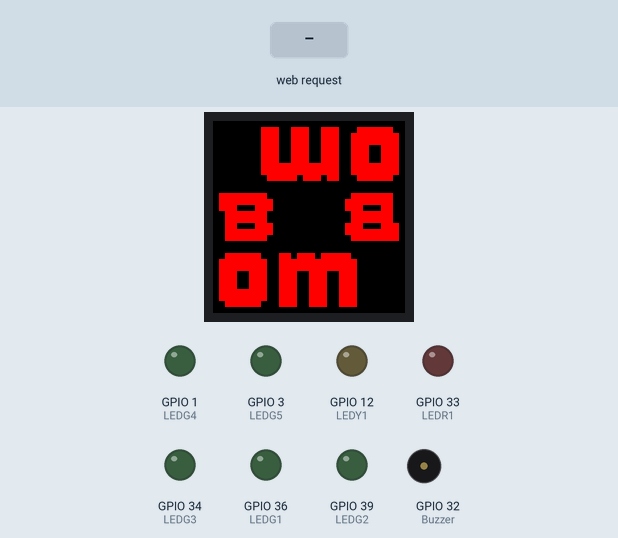
Simulated run of this sketch. Board: ESP32. Shown: 32×32 colour display, output pins drawn as LEDs (lit = HIGH), buzzer (waves = sounding, pin HIGH). Inputs (shaded band) come from the test bench. What the sketch prints to the serial monitor is not drawn.

Above: at 2.0 s.
2.1 s: HTTP request GET /26/on received
At 3.0 s:
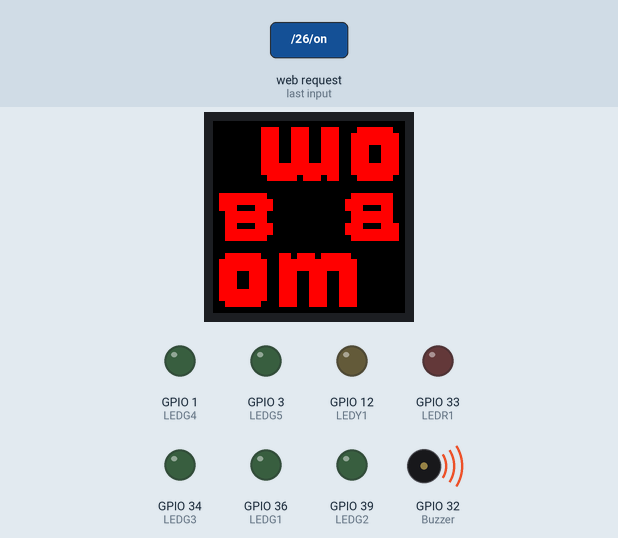
3.6 s: HTTP request GET /27/on received
At 4.2 s:
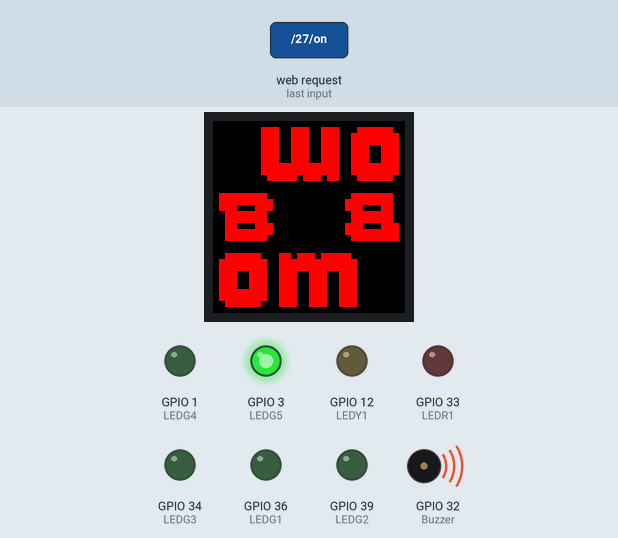
5.1 s: HTTP request GET /26/off received
At 6.3 s:
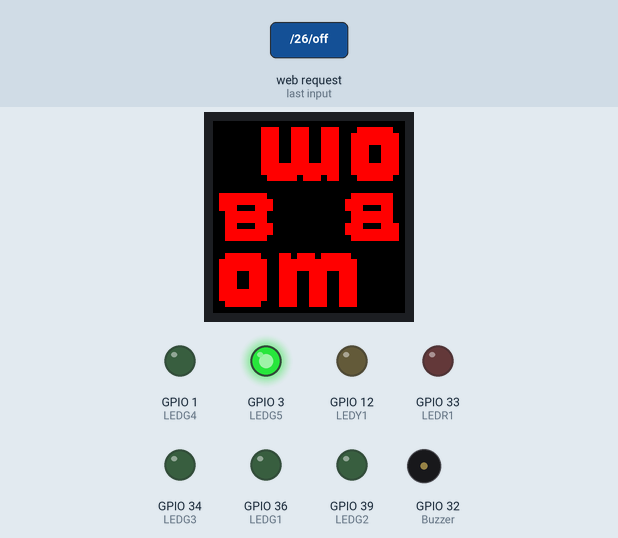
6.6 s: HTTP request GET /27/off received
At 7.7 s:
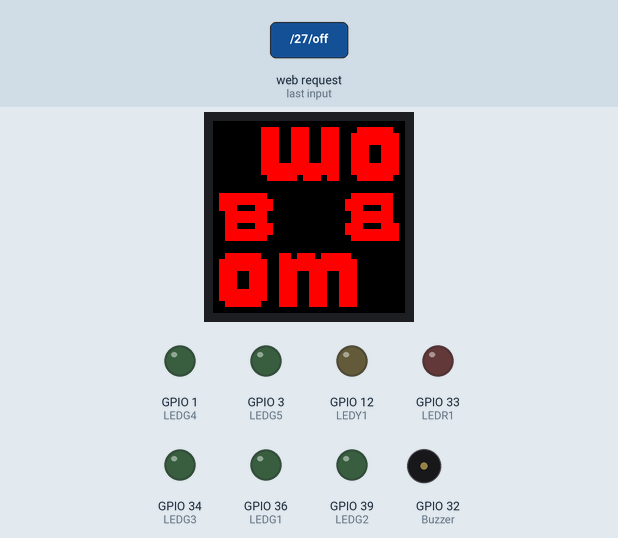
Timing chart, 0 to 9.1 s (numbered marks = the images above; inputs shaded):
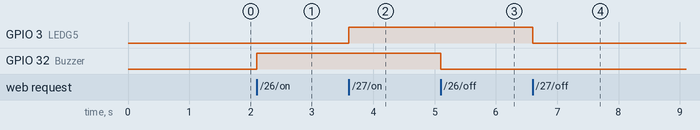

Measured:
- after the input at 2.1 s, GPIO 32 (Buzzer): LOW → HIGH at once
- after the input at 3.6 s, GPIO 3 (LEDG5): LOW → HIGH at once
- after the input at 5.1 s, GPIO 32 (Buzzer): HIGH → LOW at once
- after the input at 6.6 s, GPIO 3 (LEDG5): HIGH → LOW at once

The sketch:

BOM_WebServer_ClipOnV0.1.ino
```cpp
/*********
  Rui Santos
  Complete project details at https://randomnerdtutorials.com
*********/

// Load Wi-Fi library
#include <WiFi.h>

// BOM panel includes and defns
#include <Ticker.h>
#include <PxMatrix.h>

Ticker display_ticker;

#define P_LAT 2
#define P_A 17
#define P_B 16
#define P_C 4
//#define P_D 5 // 5
#define P_OE 15

#define LEDG1 36
#define LEDG2 39
#define LEDG3 34
#define LEDG4 1
#define LEDG5 3

#define LEDR1 33
#define LEDY1 12

#define Buzzer 32

PxMATRIX display(32, 32, P_LAT, P_OE,P_A,P_B,P_C); // changed from default

uint16_t static image[] = {
0x0000, 0x0000, 0x0000, 0x0000, 0x0000, 0x0000, 0x0000, 0x0000, 0x0000, 0x0000, 0x0000, 0x0000, 0x0000, 0x0000, 0x0000, 0x0000,     // 0x0010 (16) pixels
    0x0000, 0x0000, 0x0000, 0x0000, 0x0000, 0x0000, 0x0000, 0x0000, 0x0000, 0x0000, 0x0000, 0x0000, 0x0000, 0x0000, 0x0000, 0x0000, // 0x0020 (32) pixels
    0x0000, 0x0000, 0x0000, 0x0000, 0x0000, 0x0000, 0x0000, 0x0000, 0xF800, 0xF800, 0xF800, 0x0000, 0x0000, 0xF800, 0xF800, 0xF800, // 0x0030 (48) pixels
    0x0000, 0x0000, 0xF800, 0xF800, 0xF800, 0x0000, 0x0000, 0x0000, 0xF800, 0xF800, 0xF800, 0xF800, 0xF800, 0xF800, 0x0000, 0x0000, // 0x0040 (64) pixels
    0x0000, 0x0000, 0x0000, 0x0000, 0x0000, 0x0000, 0x0000, 0x0000, 0xF800, 0xF800, 0xF800, 0x0000, 0x0000, 0xF800, 0xF800, 0xF800, // 0x0050 (80) pixels
    0x0000, 0x0000, 0xF800, 0xF800, 0xF800, 0x0000, 0x0000, 0xF800, 0xF800, 0xF800, 0xF800, 0xF800, 0xF800, 0xF800, 0xF800, 0x0000, // 0x0060 (96) pixels
    0x0000, 0x0000, 0x0000, 0x0000, 0x0000, 0x0000, 0x0000, 0x0000, 0xF800, 0xF800, 0xF800, 0x0000, 0x0000, 0xF800, 0xF800, 0xF800, // 0x0070 (112) pixels
    0x0000, 0x0000, 0xF800, 0xF800, 0xF800, 0x0000, 0x0000, 0xF800, 0xF800, 0xF800, 0xF800, 0xF800, 0xF800, 0xF800, 0xF800, 0x0000, // 0x0080 (128) pixels
    0x0000, 0x0000, 0x0000, 0x0000, 0x0000, 0x0000, 0x0000, 0x0000, 0xF800, 0xF800, 0xF800, 0x0000, 0x0000, 0xF800, 0xF800, 0xF800, // 0x0090 (144) pixels
    0x0000, 0x0000, 0xF800, 0xF800, 0xF800, 0x0000, 0x0000, 0xF800, 0xF800, 0xF800, 0x0000, 0x0000, 0xF800, 0xF800, 0xF800, 0x0000, // 0x00A0 (160) pixels
    0x0000, 0x0000, 0x0000, 0x0000, 0x0000, 0x0000, 0x0000, 0x0000, 0xF800, 0xF800, 0xF800, 0x0000, 0x0000, 0xF800, 0xF800, 0xF800, // 0x00B0 (176) pixels
    0x0000, 0x0000, 0xF800, 0xF800, 0xF800, 0x0000, 0x0000, 0xF800, 0xF800, 0xF800, 0x0000, 0x0000, 0xF800, 0xF800, 0xF800, 0x0000, // 0x00C0 (192) pixels
    0x0000, 0x0000, 0x0000, 0x0000, 0x0000, 0x0000, 0x0000, 0x0000, 0xF800, 0xF800, 0xF800, 0x0000, 0x0000, 0xF800, 0xF800, 0xF800, // 0x00D0 (208) pixels
    0x0000, 0x0000, 0xF800, 0xF800, 0xF800, 0x0000, 0x0000, 0xF800, 0xF800, 0xF800, 0x0000, 0x0000, 0xF800, 0xF800, 0xF800, 0x0000, // 0x00E0 (224) pixels
    0x0000, 0x0000, 0x0000, 0x0000, 0x0000, 0x0000, 0x0000, 0x0000, 0xF800, 0xF800, 0xF800, 0xF800, 0xF800, 0xF800, 0xF800, 0xF800, // 0x00F0 (240) pixels
    0xF800, 0xF800, 0xF800, 0xF800, 0xF800, 0x0000, 0x0000, 0xF800, 0xF800, 0xF800, 0xF800, 0xF800, 0xF800, 0xF800, 0xF800, 0x0000, // 0x0100 (256) pixels
    0x0000, 0x0000, 0x0000, 0x0000, 0x0000, 0x0000, 0x0000, 0x0000, 0xF800, 0xF800, 0xF800, 0xF800, 0xF800, 0xF800, 0xF800, 0xF800, // 0x0110 (272) pixels
    0xF800, 0xF800, 0xF800, 0xF800, 0xF800, 0x0000, 0x0000, 0xF800, 0xF800, 0xF800, 0xF800, 0xF800, 0xF800, 0xF800, 0xF800, 0x0000, // 0x0120 (288) pixels
    0x0000, 0x0000, 0x0000, 0x0000, 0x0000, 0x0000, 0x0000, 0x0000, 0x0000, 0xF800, 0xF800, 0xF800, 0xF800, 0xF800, 0x0000, 0xF800, // 0x0130 (304) pixels
    0xF800, 0xF800, 0x0000, 0xF800, 0xF800, 0x0000, 0x0000, 0x0000, 0xF800, 0xF800, 0xF800, 0xF800, 0xF800, 0xF800, 0x0000, 0x0000, // 0x0140 (320) pixels
    0x0000, 0x0000, 0x0000, 0x0000, 0x0000, 0x0000, 0x0000, 0x0000, 0x0000, 0x0000, 0x0000, 0x0000, 0x0000, 0x0000, 0x0000, 0x0000, // 0x0150 (336) pixels
    0x0000, 0x0000, 0x0000, 0x0000, 0x0000, 0x0000, 0x0000, 0x0000, 0x0000, 0x0000, 0x0000, 0x0000, 0x0000, 0x0000, 0x0000, 0x0000, // 0x0160 (352) pixels
    0x0000, 0x0000, 0x0000, 0x0000, 0x0000, 0x0000, 0x0000, 0x0000, 0x0000, 0x0000, 0x0000, 0x0000, 0x0000, 0x0000, 0x0000, 0x0000, // 0x0170 (368) pixels
    0x0000, 0x0000, 0x0000, 0x0000, 0x0000, 0x0000, 0x0000, 0x0000, 0x0000, 0x0000, 0x0000, 0x0000, 0x0000, 0x0000, 0x0000, 0x0000, // 0x0180 (384) pixels
    0x0000, 0xF800, 0xF800, 0xF800, 0xF800, 0xF800, 0xF800, 0xF800, 0xF800, 0x0000, 0x0000, 0x0000, 0x0000, 0x0000, 0x0000, 0x0000, // 0x0190 (400) pixels
    0x0000, 0x0000, 0x0000, 0x0000, 0x0000, 0x0000, 0x0000, 0xF800, 0xF800, 0xF800, 0xF800, 0xF800, 0xF800, 0xF800, 0x0000, 0x0000, // 0x01A0 (416) pixels
    0x0000, 0xF800, 0xF800, 0xF800, 0xF800, 0xF800, 0xF800, 0xF800, 0xF800, 0xF800, 0x0000, 0x0000, 0x0000, 0x0000, 0x0000, 0x0000, // 0x01B0 (432) pixels
    0x0000, 0x0000, 0x0000, 0x0000, 0x0000, 0x0000, 0xF800, 0xF800, 0xF800, 0xF800, 0xF800, 0xF800, 0xF800, 0xF800, 0x0000, 0x0000, // 0x01C0 (448) pixels
    0x0000, 0xF800, 0xF800, 0xF800, 0x0000, 0x0000, 0x0000, 0xF800, 0xF800, 0xF800, 0x0000, 0x0000, 0x0000, 0x0000, 0x0000, 0x0000, // 0x01D0 (464) pixels
    0x0000, 0x0000, 0x0000, 0x0000, 0x0000, 0x0000, 0xF800, 0xF800, 0xF800, 0x0000, 0x0000, 0x0000, 0xF800, 0xF800, 0x0000, 0x0000, // 0x01E0 (480) pixels
    0x0000, 0x0000, 0xF800, 0xF800, 0xF800, 0xF800, 0xF800, 0xF800, 0xF800, 0x0000, 0x0000, 0x0000, 0x0000, 0x0000, 0x0000, 0x0000, // 0x01F0 (496) pixels
    0x0000, 0x0000, 0x0000, 0x0000, 0x0000, 0x0000, 0x0000, 0xF800, 0xF800, 0xF800, 0xF800, 0xF800, 0xF800, 0xF800, 0x0000, 0x0000, // 0x0200 (512) pixels
    0x0000, 0x0000, 0xF800, 0xF800, 0xF800, 0xF800, 0xF800, 0xF800, 0xF800, 0x0000, 0x0000, 0x0000, 0x0000, 0x0000, 0x0000, 0x0000, // 0x0210 (528) pixels
    0x0000, 0x0000, 0x0000, 0x0000, 0x0000, 0x0000, 0x0000, 0xF800, 0xF800, 0xF800, 0xF800, 0xF800, 0xF800, 0xF800, 0x0000, 0x0000, // 0x0220 (544) pixels
    0x0000, 0x0000, 0xF800, 0xF800, 0x0000, 0x0000, 0x0000, 0xF800, 0xF800, 0xF800, 0x0000, 0x0000, 0x0000, 0x0000, 0x0000, 0x0000, // 0x0230 (560) pixels
    0x0000, 0x0000, 0x0000, 0x0000, 0x0000, 0x0000, 0xF800, 0xF800, 0xF800, 0x0000, 0x0000, 0x0000, 0xF800, 0xF800, 0xF800, 0x0000, // 0x0240 (576) pixels
    0x0000, 0x0000, 0xF800, 0xF800, 0xF800, 0xF800, 0xF800, 0xF800, 0xF800, 0xF800, 0x0000, 0x0000, 0x0000, 0x0000, 0x0000, 0x0000, // 0x0250 (592) pixels
    0x0000, 0x0000, 0x0000, 0x0000, 0x0000, 0x0000, 0xF800, 0xF800, 0xF800, 0xF800, 0xF800, 0xF800, 0xF800, 0xF800, 0xF800, 0x0000, // 0x0260 (608) pixels
    0x0000, 0x0000, 0xF800, 0xF800, 0xF800, 0xF800, 0xF800, 0xF800, 0xF800, 0x0000, 0x0000, 0x0000, 0x0000, 0x0000, 0x0000, 0x0000, // 0x0270 (624) pixels
    0x0000, 0x0000, 0x0000, 0x0000, 0x0000, 0x0000, 0x0000, 0xF800, 0xF800, 0xF800, 0xF800, 0xF800, 0xF800, 0xF800, 0xF800, 0x0000, // 0x0280 (640) pixels
    0x0000, 0x0000, 0x0000, 0x0000, 0x0000, 0x0000, 0x0000, 0x0000, 0x0000, 0x0000, 0x0000, 0x0000, 0x0000, 0x0000, 0x0000, 0x0000, // 0x0290 (656) pixels
    0x0000, 0x0000, 0x0000, 0x0000, 0x0000, 0x0000, 0x0000, 0x0000, 0x0000, 0x0000, 0x0000, 0x0000, 0x0000, 0x0000, 0x0000, 0x0000, // 0x02A0 (672) pixels
    0x0000, 0x0000, 0x0000, 0x0000, 0x0000, 0x0000, 0x0000, 0x0000, 0x0000, 0x0000, 0x0000, 0x0000, 0x0000, 0x0000, 0x0000, 0x0000, // 0x02B0 (688) pixels
    0x0000, 0x0000, 0x0000, 0x0000, 0x0000, 0x0000, 0x0000, 0x0000, 0x0000, 0x0000, 0x0000, 0x0000, 0x0000, 0x0000, 0x0000, 0x0000, // 0x02C0 (704) pixels
    0x0000, 0x0000, 0xF800, 0xF800, 0xF800, 0xF800, 0xF800, 0xF800, 0x0000, 0x0000, 0x0000, 0xF800, 0xF800, 0x0000, 0xF800, 0xF800, // 0x02D0 (720) pixels
    0xF800, 0x0000, 0xF800, 0xF800, 0xF800, 0xF800, 0xF800, 0x0000, 0x0000, 0x0000, 0x0000, 0x0000, 0x0000, 0x0000, 0x0000, 0x0000, // 0x02E0 (736) pixels
    0x0000, 0xF800, 0xF800, 0xF800, 0xF800, 0xF800, 0xF800, 0xF800, 0xF800, 0x0000, 0x0000, 0xF800, 0xF800, 0xF800, 0xF800, 0xF800, // 0x02F0 (752) pixels
    0xF800, 0xF800, 0xF800, 0xF800, 0xF800, 0xF800, 0xF800, 0xF800, 0x0000, 0x0000, 0x0000, 0x0000, 0x0000, 0x0000, 0x0000, 0x0000, // 0x0300 (768) pixels
    0x0000, 0xF800, 0xF800, 0xF800, 0xF800, 0xF800, 0xF800, 0xF800, 0xF800, 0x0000, 0x0000, 0xF800, 0xF800, 0xF800, 0xF800, 0xF800, // 0x0310 (784) pixels
    0xF800, 0xF800, 0xF800, 0xF800, 0xF800, 0xF800, 0xF800, 0xF800, 0x0000, 0x0000, 0x0000, 0x0000, 0x0000, 0x0000, 0x0000, 0x0000, // 0x0320 (800) pixels
    0x0000, 0xF800, 0xF800, 0xF800, 0x0000, 0x0000, 0xF800, 0xF800, 0xF800, 0x0000, 0x0000, 0xF800, 0xF800, 0xF800, 0x0000, 0x0000, // 0x0330 (816) pixels
    0xF800, 0xF800, 0xF800, 0x0000, 0x0000, 0xF800, 0xF800, 0xF800, 0x0000, 0x0000, 0x0000, 0x0000, 0x0000, 0x0000, 0x0000, 0x0000, // 0x0340 (832) pixels
    0x0000, 0xF800, 0xF800, 0xF800, 0x0000, 0x0000, 0xF800, 0xF800, 0xF800, 0x0000, 0x0000, 0xF800, 0xF800, 0xF800, 0x0000, 0x0000, // 0x0350 (848) pixels
    0xF800, 0xF800, 0xF800, 0x0000, 0x0000, 0xF800, 0xF800, 0xF800, 0x0000, 0x0000, 0x0000, 0x0000, 0x0000, 0x0000, 0x0000, 0x0000, // 0x0360 (864) pixels
    0x0000, 0xF800, 0xF800, 0xF800, 0x0000, 0x0000, 0xF800, 0xF800, 0xF800, 0x0000, 0x0000, 0xF800, 0xF800, 0xF800, 0x0000, 0x0000, // 0x0370 (880) pixels
    0xF800, 0xF800, 0xF800, 0x0000, 0x0000, 0xF800, 0xF800, 0xF800, 0x0000, 0x0000, 0x0000, 0x0000, 0x0000, 0x0000, 0x0000, 0x0000, // 0x0380 (896) pixels
    0x0000, 0xF800, 0xF800, 0xF800, 0xF800, 0xF800, 0xF800, 0xF800, 0xF800, 0x0000, 0x0000, 0xF800, 0xF800, 0xF800, 0x0000, 0x0000, // 0x0390 (912) pixels
    0xF800, 0xF800, 0xF800, 0x0000, 0x0000, 0xF800, 0xF800, 0xF800, 0x0000, 0x0000, 0x0000, 0x0000, 0x0000, 0x0000, 0x0000, 0x0000, // 0x03A0 (928) pixels
    0x0000, 0xF800, 0xF800, 0xF800, 0xF800, 0xF800, 0xF800, 0xF800, 0xF800, 0x0000, 0x0000, 0xF800, 0xF800, 0xF800, 0x0000, 0x0000, // 0x03B0 (944) pixels
    0xF800, 0xF800, 0xF800, 0x0000, 0x0000, 0xF800, 0xF800, 0xF800, 0x0000, 0x0000, 0x0000, 0x0000, 0x0000, 0x0000, 0x0000, 0x0000, // 0x03C0 (960) pixels
    0x0000, 0x0000, 0xF800, 0xF800, 0xF800, 0xF800, 0xF800, 0xF800, 0x0000, 0x0000, 0x0000, 0xF800, 0xF800, 0xF800, 0x0000, 0x0000, // 0x03D0 (976) pixels
    0xF800, 0xF800, 0xF800, 0x0000, 0x0000, 0xF800, 0xF800, 0xF800, 0x0000, 0x0000, 0x0000, 0x0000, 0x0000, 0x0000, 0x0000, 0x0000, // 0x03E0 (992) pixels
    0x0000, 0x0000, 0x0000, 0x0000, 0x0000, 0x0000, 0x0000, 0x0000, 0x0000, 0x0000, 0x0000, 0x0000, 0x0000, 0x0000, 0x0000, 0x0000, // 0x03F0 (1008) pixels
    0x0000, 0x0000, 0x0000, 0x0000, 0x0000, 0x0000, 0x0000, 0x0000, 0x0000, 0x0000, 0x0000, 0x0000, 0x0000, 0x0000, 0x0000, 0x0000, // 0x0400 (1024) pixels
};

// Replace with your network credentials
const char* ssid     = "ESP32-Access-Point";
const char* password = "123456789";

// Set web server port number to 80
WiFiServer server(80);

// Variable to store the HTTP request
String header;

// Auxiliar variables to store the current output state
String BuzzerState = "off";
String LEDG5State = "off";

// Assign output variables to GPIO pins

// ISR for display refresh
void display_updater()
{
  display.display(10);
}

void setup() {
  Serial.begin(115200);

  // Connect to Wi-Fi network with SSID and password
  Serial.print("Setting AP (Access Point)…");
  // Remove the password parameter, if you want the AP (Access Point) to be open
  WiFi.softAP(ssid, password);

  IPAddress IP = WiFi.softAPIP();
  Serial.print("AP IP address: ");
  Serial.println(IP);

  server.begin();

  for (int i = 0; i < 1024; i++) {Serial.println(image[i], HEX);}
  display.begin(8, 14, 13, 5, 23); //(row_pattern, CLK, MOSI, MISO, SS)
  display.clearDisplay();
  display_ticker.attach(0.002, display_updater);
  yield();
  display.clearDisplay();
  drawImage(0, 0);
  delay(500);

  pinMode(LEDG1, OUTPUT);
  pinMode(LEDG2, OUTPUT);
  pinMode(LEDG3, OUTPUT);
  pinMode(LEDG4, OUTPUT);
  pinMode(LEDG5, OUTPUT);

  pinMode(LEDR1, OUTPUT);
  pinMode(LEDY1, OUTPUT);

  pinMode(Buzzer, OUTPUT);

}

void drawImage(int x, int y)
{
  int imageHeight = 32;
  int imageWidth = 32;
  int counter = 0;
  for (int yy = 0; yy < imageHeight; yy++)
  {
    for (int xx = 0; xx < imageWidth; xx++)
    {
      display.drawPixel(xx + x , yy + y, image[counter]);
      counter++;
    }
  }
}

void drawFrame(uint16_t *frame) {
  display.clearDisplay();
  int imageHeight = 32;
  int imageWidth = 64;
  int counter = 0;
  for (int yy = 0; yy < imageHeight; yy++) {
    for (int xx = 0; xx < imageWidth; xx++) {
      display.drawPixel(xx, yy, frame[counter]);
      counter++;
    }
  }
  delay(100);
}

void loop(){
  WiFiClient client = server.available();   // Listen for incoming clients

  if (client) {                             // If a new client connects,
    Serial.println("New Client.");          // print a message out in the serial port
    String currentLine = "";                // make a String to hold incoming data from the client
    while (client.connected()) {            // loop while the client's connected
      if (client.available()) {             // if there's bytes to read from the client,
        char c = client.read();             // read a byte, then
        Serial.write(c);                    // print it out the serial monitor
        header += c;
        if (c == '\n') {                    // if the byte is a newline character
          // if the current line is blank, you got two newline characters in a row.
          // that's the end of the client HTTP request, so send a response:
          if (currentLine.length() == 0) {
            // HTTP headers always start with a response code (e.g. HTTP/1.1 200 OK)
            // and a content-type so the client knows what's coming, then a blank line:
            client.println("HTTP/1.1 200 OK");
            client.println("Content-type:text/html");
            client.println("Connection: close");
            client.println();

            // turns the GPIOs on and off
            if (header.indexOf("GET /26/on") >= 0) {
              Serial.println("GPIO 26 on");
              BuzzerState = "on";
              digitalWrite(Buzzer, HIGH);
            } else if (header.indexOf("GET /26/off") >= 0) {
              Serial.println("GPIO 26 off");
              BuzzerState = "off";
              digitalWrite(Buzzer, LOW);
            } else if (header.indexOf("GET /27/on") >= 0) {
              Serial.println("GPIO 27 on");
              LEDG5State = "on";
              digitalWrite(LEDG5, HIGH);
            } else if (header.indexOf("GET /27/off") >= 0) {
              Serial.println("GPIO 27 off");
              LEDG5State = "off";
              digitalWrite(LEDG5, LOW);
            }

            // Display the HTML web page
            client.println("<!DOCTYPE html><html>");
            client.println("<head><meta name=\"viewport\" content=\"width=device-width, initial-scale=1\">");
            client.println("<link rel=\"icon\" href=\"data:,\">");
            // CSS to style the on/off buttons
            // Feel free to change the background-color and font-size attributes to fit your preferences
            client.println("<style>html { font-family: Helvetica; display: inline-block; margin: 0px auto; text-align: center;}");
            client.println(".button { background-color: #4CAF50; border: none; color: white; padding: 16px 40px;");
            client.println("text-decoration: none; font-size: 30px; margin: 2px; cursor: pointer;}");
            client.println(".button2 {background-color: #555555;}</style></head>");

            // Web Page Heading
            client.println("<body><h1>ESP32 Web Server</h1>");

            // Display current state, and ON/OFF buttons for GPIO 26
            client.println("<p>GPIO 26 - State " + BuzzerState + "</p>");
            // If the BuzzerState is off, it displays the ON button
            if (BuzzerState=="off") {
              client.println("<p><a href=\"/26/on\"><button class=\"button\">ON</button></a></p>");
            } else {
              client.println("<p><a href=\"/26/off\"><button class=\"button button2\">OFF</button></a></p>");
            }

            // Display current state, and ON/OFF buttons for GPIO 27
            client.println("<p>GPIO 27 - State " + LEDG5State + "</p>");
            // If the LEDG5State is off, it displays the ON button
            if (LEDG5State=="off") {
              client.println("<p><a href=\"/27/on\"><button class=\"button\">ON</button></a></p>");
            } else {
              client.println("<p><a href=\"/27/off\"><button class=\"button button2\">OFF</button></a></p>");
            }
            client.println("</body></html>");

            // The HTTP response ends with another blank line
            client.println();
            // Break out of the while loop
            break;
          } else { // if you got a newline, then clear currentLine
            currentLine = "";
          }
        } else if (c != '\r') {  // if you got anything else but a carriage return character,
          currentLine += c;      // add it to the end of the currentLine
        }
      }
    }
    // Clear the header variable
    header = "";
    // Close the connection
    client.stop();
    Serial.println("Client disconnected.");
    Serial.println("");
  }
}
```
